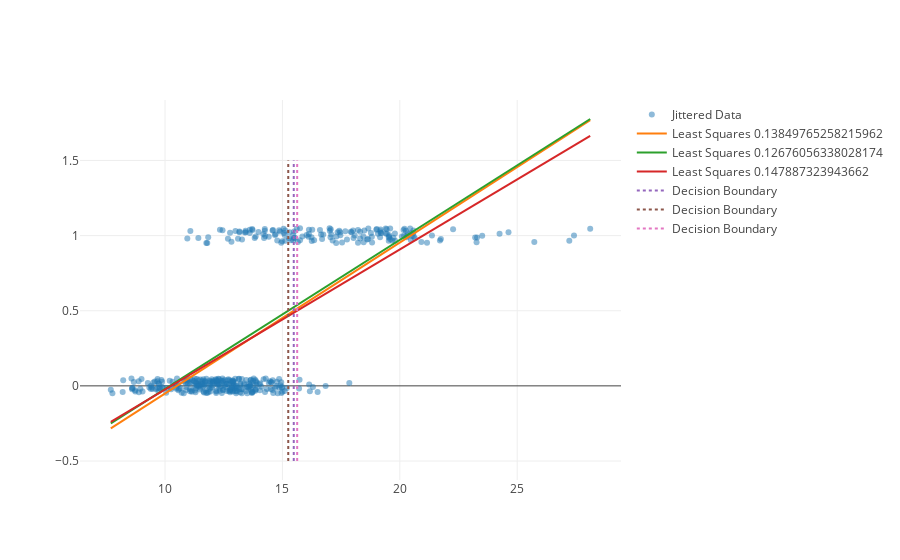

The notebook cell saved with this chart:
### Markdown cell above
We can visualize all the models and their decisions

### Code cell
dec_lines = [
    go.Scatter(name="Decision Boundary", 
               x = [(0.5 - m.intercept_)/m.coef_[0]]*2, 
               y=[-0.5,1.5], mode="lines",
               line=dict(dash="dot"))
    for m in models]

X_plt = np.linspace(np.min(X), np.max(X), 10)
model_lines = [
    go.Scatter(name="Least Squares " + str(zero_one_loss(Y, m.predict(X) > 0.5)),
               x=X_plt, y=m.predict(np.array([X_plt]).T), 
               mode="lines")
    for m in models]
py.iplot([points] + model_lines + dec_lines)

### Figure 1 — Plotly figure (JSON) as saved in the notebook; plotly's stock layout.template omitted (floating-point values rounded to 4 significant figures; data arrays with more than 128 entries replaced by an {"elided": "..."} marker saying what was removed)
{"data": [{"marker": {"opacity": 0.5}, "mode": "markers", "name": "Jittered Data", "type": "scatter", "uid": "b383c71e-e84a-470a-b068-d0081e2b6585", "x": {"elided": "426 float values"}, "y": {"elided": "426 float values"}}, {"mode": "lines", "name": "Least Squares 0.13849765258215962", "type": "scatter", "uid": "2b2ed7d7-0dd2-4bd3-8463-e12f70393169", "x": [7.691, 9.96, 12.23, 14.5, 16.77, 19.03, 21.3, 23.57, 25.84, 28.11], "y": [-0.2827, -0.05484, 0.1731, 0.4009, 0.6288, 0.8567, 1.085, 1.313, 1.54, 1.768]}, {"mode": "lines", "name": "Least Squares 0.12676056338028174", "type": "scatter", "uid": "1d628030-b5d6-4590-bfbe-acf849ab0c9e", "x": [7.691, 9.96, 12.23, 14.5, 16.77, 19.03, 21.3, 23.57, 25.84, 28.11], "y": [-0.25, -0.02484, 0.2003, 0.4254, 0.6505, 0.8757, 1.101, 1.326, 1.551, 1.776]}, {"mode": "lines", "name": "Least Squares 0.147887323943662", "type": "scatter", "uid": "0a5bb5ef-b76d-4ed8-b1bf-bcda20b03bcb", "x": [7.691, 9.96, 12.23, 14.5, 16.77, 19.03, 21.3, 23.57, 25.84, 28.11], "y": [-0.2402, -0.02867, 0.1829, 0.3945, 0.606, 0.8176, 1.029, 1.241, 1.452, 1.664]}, {"line": {"dash": "dot"}, "mode": "lines", "name": "Decision Boundary", "type": "scatter", "uid": "58cbd64a-1a13-491a-b3bb-9b78fe8e26ac", "x": [15.48, 15.48], "y": [-0.5, 1.5]}, {"line": {"dash": "dot"}, "mode": "lines", "name": "Decision Boundary", "type": "scatter", "uid": "e8617366-f4ad-4af6-874e-d1a2c0d869c2", "x": [15.25, 15.25], "y": [-0.5, 1.5]}, {"line": {"dash": "dot"}, "mode": "lines", "name": "Decision Boundary", "type": "scatter", "uid": "751478da-f3a7-41b4-8fad-2671236fb286", "x": [15.63, 15.63], "y": [-0.5, 1.5]}], "layout": {}}
